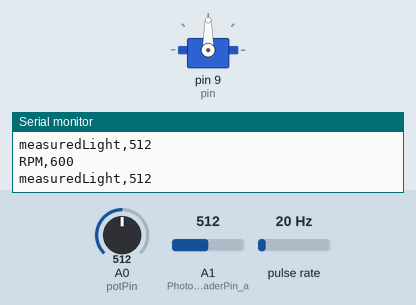
Simulated run of this sketch. Board: Arduino Uno, built with avr-gcc and run on an emulated ATmega328P. On the bench: servo, the last lines printed to the serial monitor. Wiring (inferred from the names in the program): pulse sensor: data pin 2. The test bench sets the inputs (shaded band); at power-on: A0 (potPin) = 512, A1 (PhotoReaderPin_a) = 512, pulse rate 20 Hz.

Above: at 1.2 s.
1.3 s: A0 (potPin) set to 716
At 1.6 s:
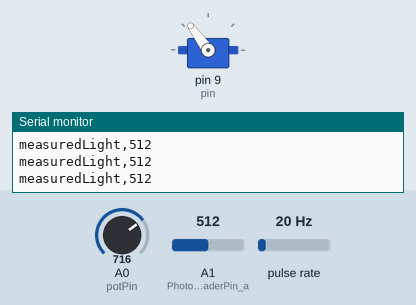
2.8 s: A0 (potPin) set to 900
At 4.0 s:
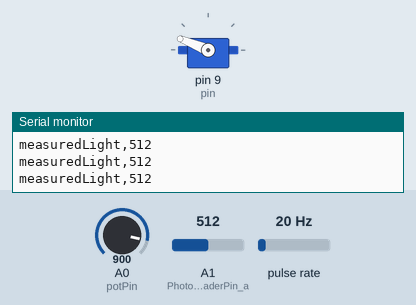
4.3 s: A0 (potPin) set to 1010
At 5.1 s:
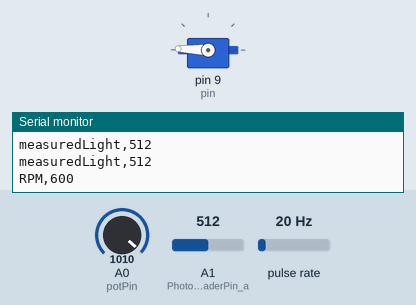
5.8 s: A0 (potPin) set to 1023
At 6.2 s:
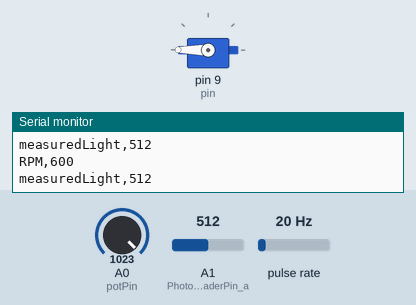
7.3 s: A0 (potPin) set to 306
At 8.5 s:
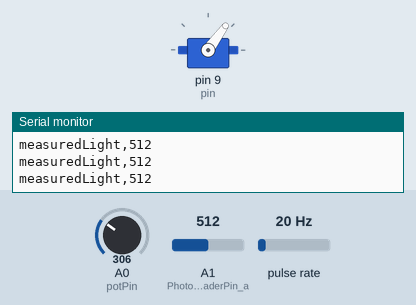
8.8 s: A0 (potPin) set to 511
At 9.7 s:
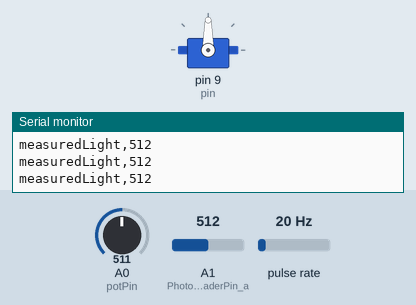
Timing chart, 0 to 11.3 s (numbered marks = the images above; inputs shaded):
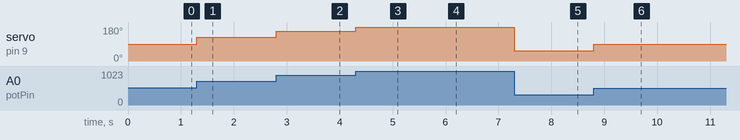

Measured:
- after the input at 1.3 s, servo on pin 9 (pin): 90° → 126° at once
- after the input at 2.8 s, servo on pin 9 (pin): 126° → 158° at once
- after the input at 4.3 s, servo on pin 9 (pin): 158° → 178° at once
- after the input at 5.8 s, servo on pin 9 (pin): 178° → 180° at once
- after the input at 7.3 s, servo on pin 9 (pin): 180° → 54° at once
- after the input at 8.8 s, servo on pin 9 (pin): 54° → 90° at once

The sketch:

propllerRPM.ino
```cpp
#include <Servo.h>
#include <TimerOne.h>

// Motor vars
Servo ESC;                       // Servo object for ESC

// Potentiometer vars
uint8_t potPin = A0;             // Analog pin location for potentiometer
int potValue;                    // Reading from potentiometer

// Photoresistor vars
int PhotoReaderPin_a = A1;       // Pin for photoresistor
int measuredLight;               // Analog read from photoresistor

// Interrupt and RPM vars
volatile int rpmCount = 0;       // Count of light interruptions
volatile long timeold = 0;       // Previous time for RPM calculation

volatile const int irPin = 2;    // Pin for photoresistor interrupt
volatile int rpm = 0;            // Measured RPM

long debugTime = 0;

// Enum to represent tasks in the round-robin scheduler
enum TaskState { READ_POT, READ_LIGHT, CALC_RPM };
TaskState currentTask = READ_POT;

// Interrupt Service Routine (ISR) for counting RPM
void rpmISR() {
  rpmCount++;
}

void setup() {
  Serial.begin(9600);

  // Set up ESC
  int pin = 9;
  int minPulsWidth = 1000;
  int maxPulsWidth = 2000;
  ESC.attach(pin, minPulsWidth, maxPulsWidth);  // Attach the ESC

  // Set up interrupt on irPin
  attachInterrupt(digitalPinToInterrupt(irPin), rpmISR, FALLING);

  // Initialize timing variables
  timeold = millis();
  debugTime = timeold;
}

void loop() {
  // Round-robin task scheduling
  switch (currentTask) {

    case READ_POT:
      // Potentiometer task
      potValue = analogRead(potPin);
      potValue = map(potValue, 0, 1023, 1000, 2000);  // Map to ESC PWM range
      ESC.write(potValue);                            // Set motor speed based on potValue
      currentTask = READ_LIGHT;
      break;

    case READ_LIGHT:
      // Light sensor task
      measuredLight = analogRead(PhotoReaderPin_a);
      if (millis() - debugTime >= 100) {
        Serial.print("measuredLight,");
        Serial.println(measuredLight);
        debugTime = millis();                         // Reset debug timer
      }
      currentTask = CALC_RPM;
      break;

    case CALC_RPM:
      // RPM calculation task
      if (millis() - timeold >= 1000) {
        // Calculate RPM: (rpmCount * 60) / Number of blades (assuming 1 blade)
        rpm = abs((rpmCount * 60)) / 2;  // Multiply by 60 to convert to RPM (/2 for 2 blades)
        Serial.print("RPM,");
        Serial.println(rpm);

        // Reset for next interval
        timeold = millis();
        rpmCount = 0;
      }
      currentTask = READ_POT;
      break;
  }
}
```
